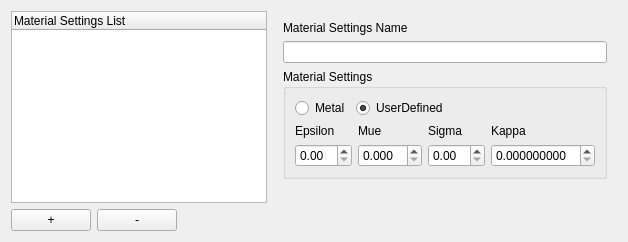
       <widget class="QWidget" name="materialSettingsTab">
        <attribute name="title">
         <string>Material Settings</string>
        </attribute>
        <layout class="QHBoxLayout" name="horizontalLayout_11">
         <item>
          <layout class="QVBoxLayout" name="verticalLayout_9">
           <property name="leftMargin">
            <number>0</number>
           </property>
           <property name="topMargin">
            <number>0</number>
           </property>
           <property name="rightMargin">
            <number>0</number>
           </property>
           <property name="bottomMargin">
            <number>0</number>
           </property>
           <item>
            <widget class="QTreeWidget" name="materialSettingsTreeView">
             <column>
              <property name="text">
               <string notr="true">Material Settings List</string>
              </property>
             </column>
            </widget>
           </item>
           <item>
            <layout class="QHBoxLayout" name="horizontalLayout_12">
             <property name="leftMargin">
              <number>0</number>
             </property>
             <property name="topMargin">
              <number>0</number>
             </property>
             <property name="rightMargin">
              <number>0</number>
             </property>
             <property name="bottomMargin">
              <number>0</number>
             </property>
             <item>
              <widget class="QPushButton" name="materialSettingsAddButton">
               <property name="text">
                <string>+</string>
               </property>
              </widget>
             </item>
             <item>
              <widget class="QPushButton" name="materialSettingsRemoveButton">
               <property name="text">
                <string>-</string>
               </property>
              </widget>
             </item>
             <item>
              <spacer name="horizontalSpacer_6">
               <property name="orientation">
                <enum>Qt::Horizontal</enum>
               </property>
               <property name="sizeHint" stdset="0">
                <size>
                 <width>40</width>
                 <height>20</height>
                </size>
               </property>
              </spacer>
             </item>
            </layout>
           </item>
          </layout>
         </item>
         <item>
          <layout class="QVBoxLayout" name="verticalLayout_10">
           <property name="leftMargin">
            <number>10</number>
           </property>
           <property name="topMargin">
            <number>10</number>
           </property>
           <property name="rightMargin">
            <number>10</number>
           </property>
           <property name="bottomMargin">
            <number>10</number>
           </property>
           <item>
            <widget class="QLabel" name="label_17">
             <property name="text">
              <string>Material Settings Name</string>
             </property>
            </widget>
           </item>
           <item>
            <widget class="QLineEdit" name="materialSettingsNameInput"/>
           </item>
           <item>
            <widget class="QGroupBox" name="groupBox_2">
             <property name="title">
              <string>Material Settings</string>
             </property>
             <layout class="QVBoxLayout" name="verticalLayout_11">
              <item>
               <layout class="QHBoxLayout" name="horizontalLayout_13">
                <property name="leftMargin">
                 <number>0</number>
                </property>
                <property name="topMargin">
                 <number>0</number>
                </property>
                <property name="rightMargin">
                 <number>0</number>
                </property>
                <property name="bottomMargin">
                 <number>0</number>
                </property>
                <item>
                 <widget class="QRadioButton" name="materialMetalRadioButton">
                  <property name="text">
                   <string>Metal</string>
                  </property>
                 </widget>
                </item>
                <item>
                 <widget class="QRadioButton" name="materialUserDefinedRadioButton">
                  <property name="text">
                   <string>UserDefined</string>
                  </property>
                  <property name="checked">
                   <bool>true</bool>
                  </property>
                 </widget>
                </item>
                <item>
                 <spacer name="horizontalSpacer_7">
                  <property name="orientation">
                   <enum>Qt::Horizontal</enum>
                  </property>
                  <property name="sizeHint" stdset="0">
                   <size>
                    <width>40</width>
                    <height>20</height>
                   </size>
                  </property>
                 </spacer>
                </item>
               </layout>
              </item>
              <item>
               <layout class="QGridLayout" name="gridLayout_2">
                <property name="leftMargin">
                 <number>0</number>
                </property>
                <property name="topMargin">
                 <number>0</number>
                </property>
                <property name="rightMargin">
                 <number>0</number>
                </property>
                <property name="bottomMargin">
                 <number>0</number>
                </property>
                <item row="0" column="1">
                 <widget class="QLabel" name="label_7">
                  <property name="text">
                   <string>Epsilon</string>
                  </property>
                 </widget>
                </item>
                <item row="0" column="3">
                 <widget class="QLabel" name="label_8">
                  <property name="text">
                   <string>Mue</string>
                  </property>
                 </widget>
                </item>
                <item row="0" column="4">
                 <widget class="QLabel" name="label_10">
                  <property name="text">
                   <string>Sigma</string>
                  </property>
                 </widget>
                </item>
                <item row="2" column="1">
                 <widget class="QDoubleSpinBox" name="materialEpsilonNumberInput"/>
                </item>
                <item row="0" column="5">
                 <widget class="QLabel" name="label_9">
                  <property name="text">
                   <string>Kappa</string>
                  </property>
                 </widget>
                </item>
                <item row="2" column="4">
                 <widget class="QDoubleSpinBox" name="materialSigmaNumberInput"/>
                </item>
                <item row="2" column="3">
                 <widget class="QDoubleSpinBox" name="materialMueNumberInput">
                  <property name="decimals">
                   <number>3</number>
                  </property>
                 </widget>
                </item>
                <item row="2" column="5">
                 <widget class="QDoubleSpinBox" name="materialKappaNumberInput">
                  <property name="decimals">
                   <number>9</number>
                  </property>
                 </widget>
                </item>
               </layout>
              </item>
             </layout>
            </widget>
           </item>
           <item>
            <spacer name="verticalSpacer_4">
             <property name="orientation">
              <enum>Qt::Vertical</enum>
             </property>
             <property name="sizeHint" stdset="0">
              <size>
               <width>20</width>
               <height>40</height>
              </size>
             </property>
            </spacer>
           </item>
          </layout>
         </item>
        </layout>
       </widget>
